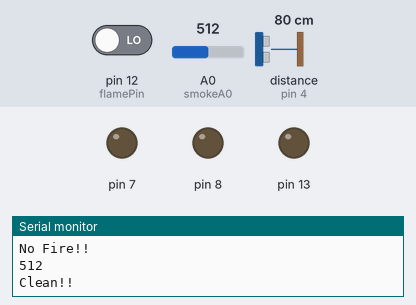
This sketch was run on a simulated Arduino Uno, built with avr-gcc and run on an emulated ATmega328P. On the bench: output pins drawn as LEDs (lit = HIGH), the last lines printed to the serial monitor. Wiring (inferred from the names in the program): ultrasonic range finder: trigger pin 2; echo pin 4. Inputs (shaded band) come from the test bench; at power-on: distance to the obstacle (sensor on pin 4) 80 cm, A0 (smokeA0) = 512, pin 12 (flamePin) LOW. The echo pulse lasts 58.3 µs per cm; pins used as bus, display or sensor lines are not drawn.

Above: at 1.2 s.
1.3 s: distance to the obstacle (sensor on pin 4) set to 2 cm
At 2.0 s:
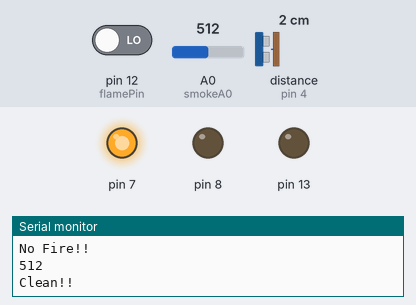
2.8 s: A0 (smokeA0) set to 416
4.3 s: A0 (smokeA0) set to 390
At 4.7 s:
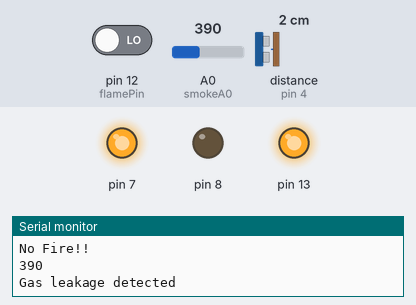
5.8 s: pin 12 (flamePin) driven HIGH
At 6.8 s:
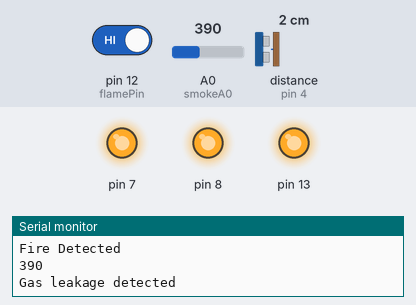
7.3 s: distance to the obstacle (sensor on pin 4) set to 18 cm
8.8 s: distance to the obstacle (sensor on pin 4) set to 24 cm
At 10.2 s:
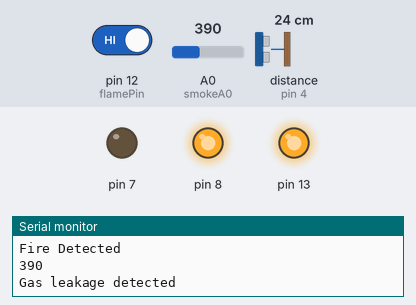
Timing chart, 0 to 11.3 s (numbered marks = the images above; inputs shaded):
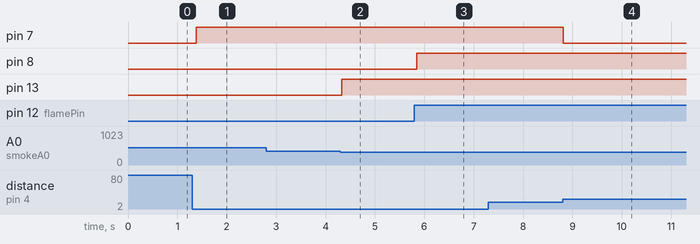

The sketch:

home_automation_arduino.ino
```cpp
//ultrasonic sensor
const int trigPin=2;
const int echoPin=4;
long duration;
int distance;

//flame sensor
const int flamePin=12;

//gas sensor
const int smokeA0=A0;
int sensorThresh=250;

void setup() {
  // put your setup code here, to run once:
  //ultrasonic sensor
  pinMode(trigPin, OUTPUT); // Sets the trigPin as an Output
  pinMode(echoPin, INPUT); // Sets the echoPin as an Input
  pinMode(7,OUTPUT);//0/1

  //flame sensor
  pinMode(flamePin,INPUT);
  pinMode(8,OUTPUT);//0/1

  //gas sensor
  pinMode(smokeA0,INPUT);
  pinMode(13,OUTPUT);//0/1

  Serial.begin(115200); // Starts the serial communication
}

void loop() {
  // put your main code here, to run repeatedly:
  //ultrasonic sensor
  // Clears the trigPin
  digitalWrite(trigPin, LOW);
  delayMicroseconds(2);
  // Sets the trigPin on HIGH state for 10 micro seconds
  digitalWrite(trigPin, HIGH);
  delayMicroseconds(2);
  digitalWrite(trigPin, LOW);
  // Reads the echoPin, returns the sound wave travel time in microseconds
  duration = pulseIn(echoPin, HIGH);
  // Calculating the distance
  distance= duration/58.2;
  // Prints the distance on the Serial Monitor
  Serial.print("Distance: ");
  Serial.println(distance);
  if(distance<20)
  {
    digitalWrite(7,HIGH);//1
    Serial.println("Security Breach!!");
    }
  else
  {
    digitalWrite(7,LOW);//0
    }

  //flame sensor
  Serial.println(digitalRead(flamePin));
  if (digitalRead(flamePin)==1)
  {
    Serial.println("Fire Detected");
    digitalWrite(8,HIGH);
  }
  else
  {
    digitalWrite(8,LOW);
    Serial.println("No Fire!!");
  }

  //gas sensor
  int analogSensor=analogRead(smokeA0);
  if(analogSensor>sensorThresh&&analogSensor<400){
    digitalWrite(13,HIGH);
    Serial.println(analogSensor);
    Serial.println("Gas leakage detected");
    }
  else{
    digitalWrite(13,LOW);
    Serial.println(analogSensor);
    Serial.println("Clean!!");
    }

  delay(100);
}
```

Measured:
- the behaviour switches between 400 and 399 on A0 (smokeA0) (found by bisection; images 1 and 2)
- the behaviour switches between 20 and 21 cm on distance to the obstacle (sensor on pin 4) (found by bisection; images 3 and 4)
- after the input at 1.3 s, pin 7: LOW → HIGH after 0.08 s
- after the input at 4.3 s, pin 13: LOW → HIGH at once
- after the input at 5.8 s, pin 8: LOW → HIGH after 0.05 s
- after the input at 8.8 s, pin 7: HIGH → LOW at once
